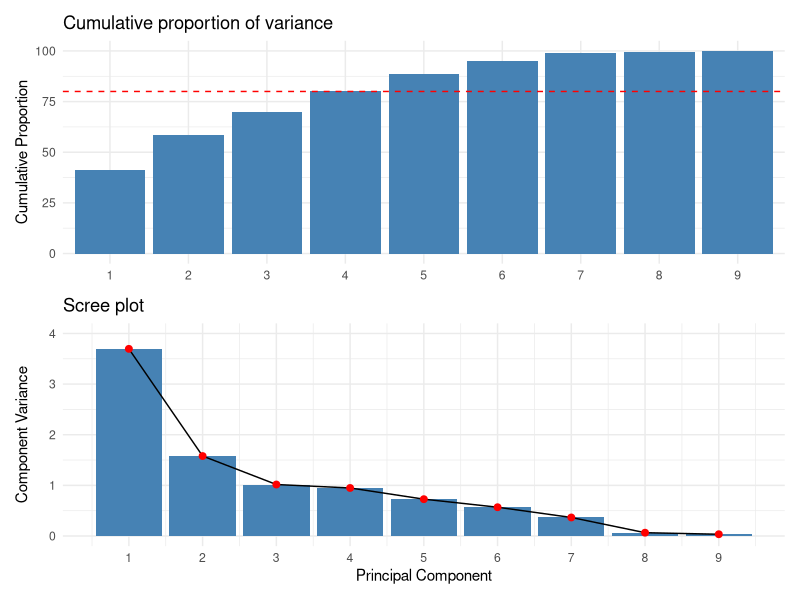
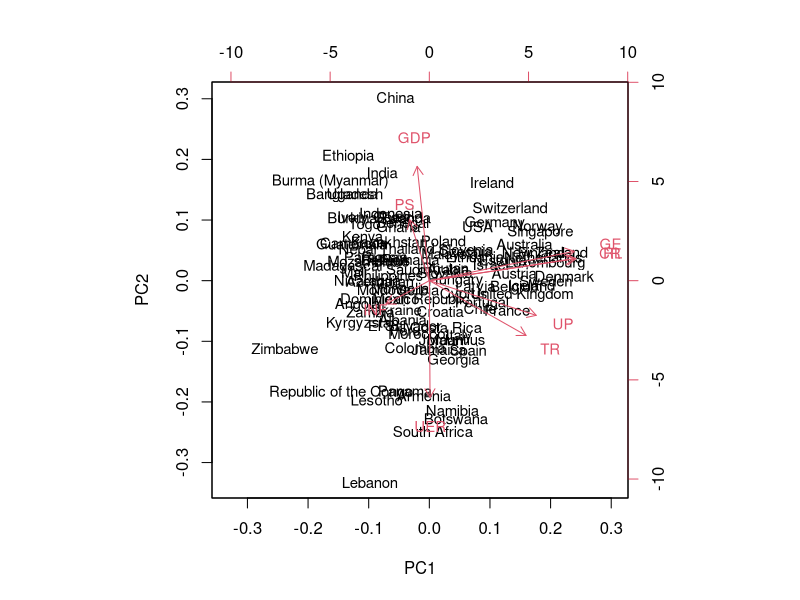

Write R code to recreate these figures, in order.
## ---- chunk 1
library(dplyr)
library(ggplot2)
library(patchwork)
## ---- chunk 2
# read data
data = read.csv("data_2020.csv", na.strings = NULL) %>%
  select(-X)
## ---- chunk 3
# Construct PCA of economic variables based on sample correlation
X = data[,c(1,4:12)]
PCA = prcomp(~GDP+INF+UER+TR+RL+UP+CR+GE+PS, data = X, center = T, scale. = T,
             retx = T)
summary(PCA)
## ---- chunk 4
PCA$rotation
## ---- chunk 5
# Bar plot of total variance explained by each variable
create_scree_plot <- function(pca_result, title) {
  explained_variance <- summary(pca_result)$importance["Cumulative Proportion",]*100
  num_components <- length(explained_variance)
  
  scree_data <- data.frame(
    Component = factor(1:num_components, levels = 1:num_components),
    Variance = explained_variance
  )
  
  scree_plot <- ggplot(scree_data,aes(x = Component, y = Variance)) +
    geom_col(fill = "steelblue") +
    geom_hline(yintercept = 80, linetype = "dashed", color = "red") +
    theme_minimal() +
    labs(title = title, x = NULL, y = "Cumulative Proportion") +
    coord_cartesian(ylim = c(0, 100)) 
    
  
  return(scree_plot)
}
p1 = create_scree_plot(PCA, "Cumulative proportion of variance ")
## ---- chunk 6
scree_plt = function(pca, title = "Scree plot"){
  variance = summary(pca)$importance["Standard deviation",]^2
  num_components <- length(variance)
  df = data.frame(x = 1:num_components, y = variance)
  p = ggplot(df, aes(x = x, y = y)) + geom_col(fill = "steelblue") + 
    geom_line() + 
    geom_point(col = "red", size = 2) + 
    theme_minimal() +
    labs(title = title, x = "Principal Component", y = "Component Variance") +
    coord_cartesian(ylim = c(0, ceiling(max(variance)))) +
    scale_x_continuous(breaks = 1:9)
  return(p)
}
p2 = scree_plt(PCA)
## ---- chunk 7
p = p1 / p2
p
#ggsave("PCA.png", p)
## ---- chunk 8
#png("pca_biplot.png", width = 800, height = 800)
biplot(PCA, xlabs = X$Country, cex = .9)
